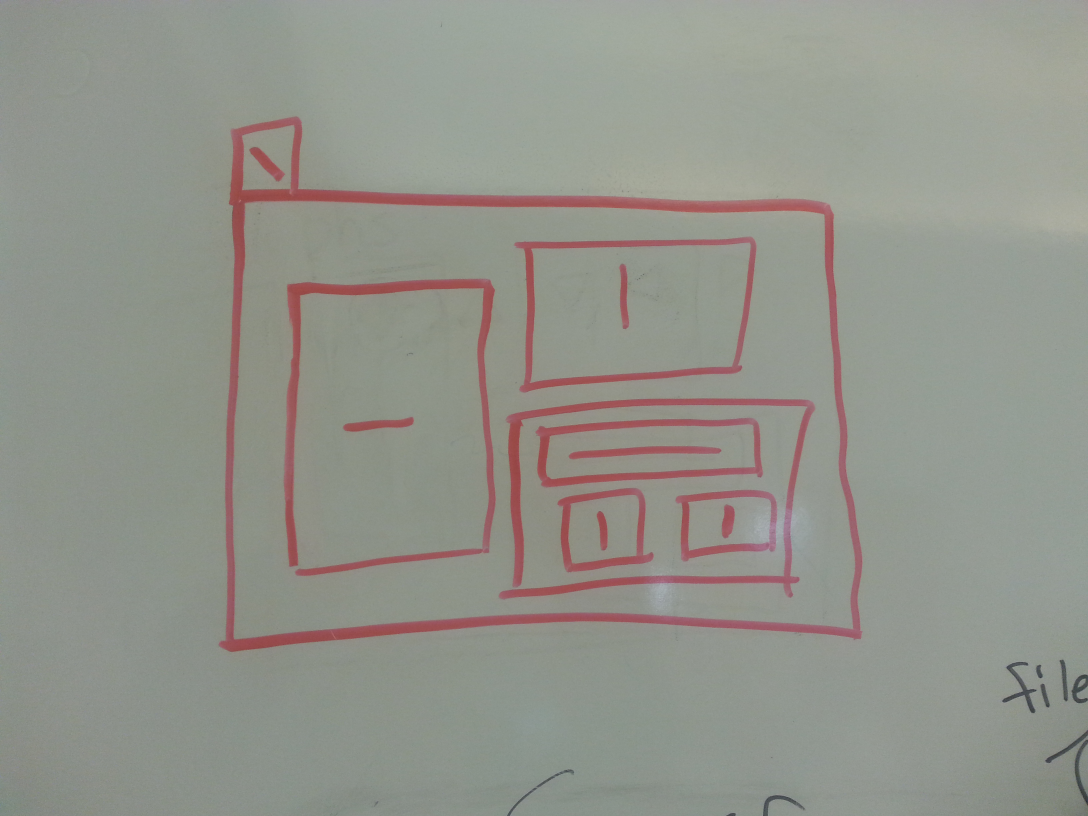
#> input picture python/whiteboard.jpg, 3264 x 2448 px, found by its file name (shown at 1/3 size)
$ python jsonparsersimple.py whiteboard.jpg   (Python 2 division)
#> lines starting #> are read from the running program, lines starting #| are printed output that depends on the picture; after the words box and inside, x2 and y2 are one past the last pixel; in counts of white or black regions, pixels touching at a corner belong together
### python/whiteboard.py
import cv2
import numpy as np
import json

winName = 'threshold'

gaussianSize = 2

redSThresh = 55
redLowThresh = 151
redHighThresh = 8
yelLowThresh  = 15
yelHighThresh = 30
bluLowThresh  = 105
bluHighThresh = 120
grnLowThresh  = 75
grnHighThresh = 95

openSteps = 2
closeSteps = 5

harrisSize = 10
cornerK = 17

clusterSize = 9

polyApproxK = 40

pipelineLen = 0
pipelineSize = 0

# [5 lines left out: function assignVarCallback, not called in this run]

def makeTrackbar(winName,var,maxVal=255):
    cv2.createTrackbar(var, winName, globals()[var], maxVal,
                       assignVarCallback(var))

# [72 lines left out: functions initGui, isHoriz, isVert, cartesian, not called in this run]

def hsv(orig,img):
    return cv2.cvtColor(img,cv2.COLOR_BGR2HSV)

def gaussian(orig,img):
    return cv2.GaussianBlur(img, (2*gaussianSize+1,2*gaussianSize+1),
                            50)

def thresh(sThreshVar,lowHueVar,highHueVar):
    def threshold(orig,img):
        sThresh = globals()[sThreshVar]
        lowHue = globals()[lowHueVar]
        highHue = globals()[highHueVar]
        channels = cv2.split(img)
        sat = channels[1]
        sat = cv2.threshold(sat,sThresh,255,
                            cv2.THRESH_BINARY)[1]
        hue = channels[0]
        high,low = highHue,lowHue
        resultFn = cv2.bitwise_and if high > low else cv2.bitwise_or
        hLow  = cv2.threshold(hue,high,255,
                            cv2.THRESH_BINARY_INV)[1]
        hHigh = cv2.threshold(hue,low,255,
                            cv2.THRESH_BINARY)[1]
        return cv2.bitwise_and(sat,resultFn(hLow,hHigh))
    return threshold

def holeOpen(orig,img):
    kernel = cv2.getStructuringElement(cv2.MORPH_RECT,(3,3))
    return cv2.morphologyEx(img,cv2.MORPH_OPEN,kernel,
                            iterations=openSteps)

def holeClose(orig,img):
    kernel = cv2.getStructuringElement(cv2.MORPH_RECT,(3,3))
    return cv2.morphologyEx(img,cv2.MORPH_CLOSE,kernel,
                            iterations=closeSteps)

def extractContours(orig,img):
    return (img,cv2.findContours(img,cv2.RETR_TREE,
                                 cv2.CHAIN_APPROX_SIMPLE))

def polyApprox(orig,pair):
    (img,(contours,hierarchy)) = pair
    hulls = (cv2.convexHull(c) for c in contours)
    polys = (cv2.approxPolyDP(c,polyApproxK,True) for c in hulls)
    contours = np.asarray(list(polys))
    return (img,(contours,hierarchy))

# [183 lines left out: functions buildHierarchy, printHierarchy, drawHierarchy, drawContours, not called in this run]

def pipeline(fs):
    def fn(x):
        x0 = x
        for f in fs:
            x = f(x0,x)
        return x
    return fn

# [15 lines left out: function globPipeline, not called in this run]

wholeProcess = [gaussian,hsv,
                thresh('redSThresh','redLowThresh','redHighThresh'),
                holeOpen,holeClose,extractContours,polyApprox,
                # drawContours]
                buildHierarchy]

def extractStructure(img):
    return pipeline(wholeProcess)(img)[1][2]

def parseWhiteboard(filename):
#> called with filename = '/var/www/html/files/whiteboard.jpg'
    return extractStructure(cv2.imread(filename))
#> in fn, x0 is the input picture: shape (2448, 3264, 3); mean B, G, R 139.8, 148.1, 146.8
#> the loop in fn, `for f in fs:` made 7 passes
#> pass 3, in threshold, `sat = channels[1]`:
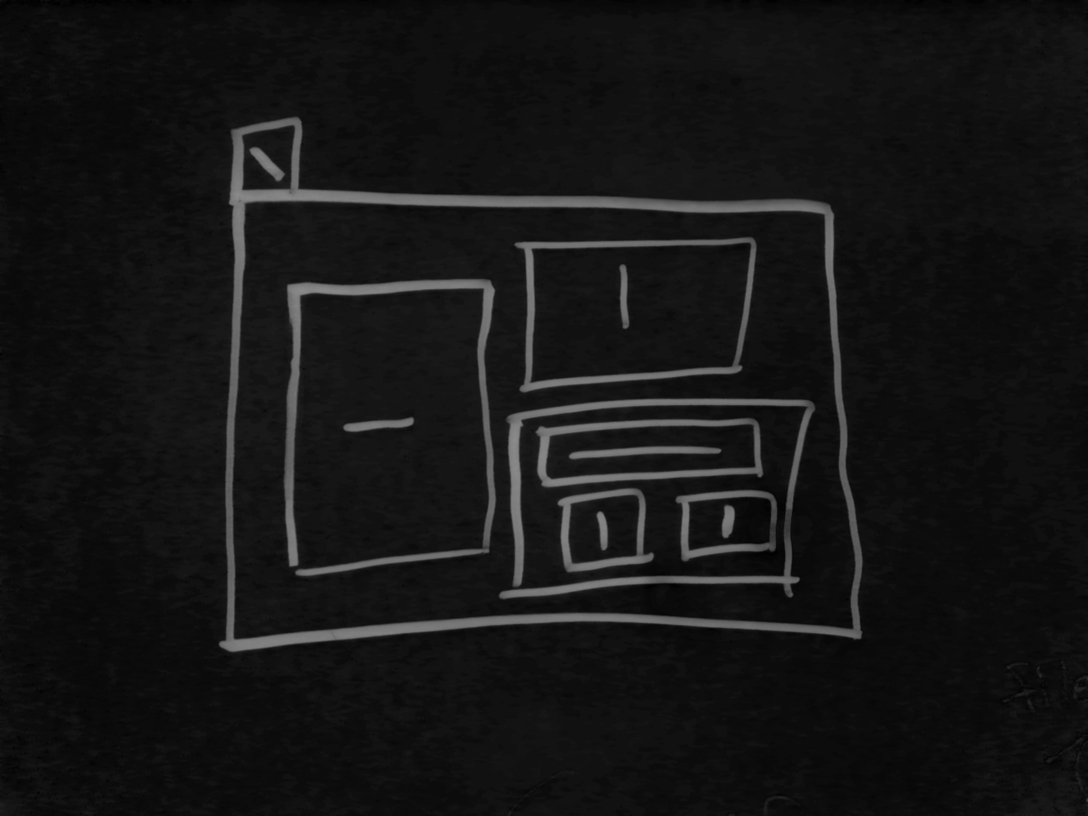
#> sat: shape (2448, 3264) (shown at 1/3 size); min 0, max 139, mean 21.3
#> pass 3, in threshold, `sat = cv2.threshold(sat,sThresh,255, cv2.THRESH_BINARY)[1]`:
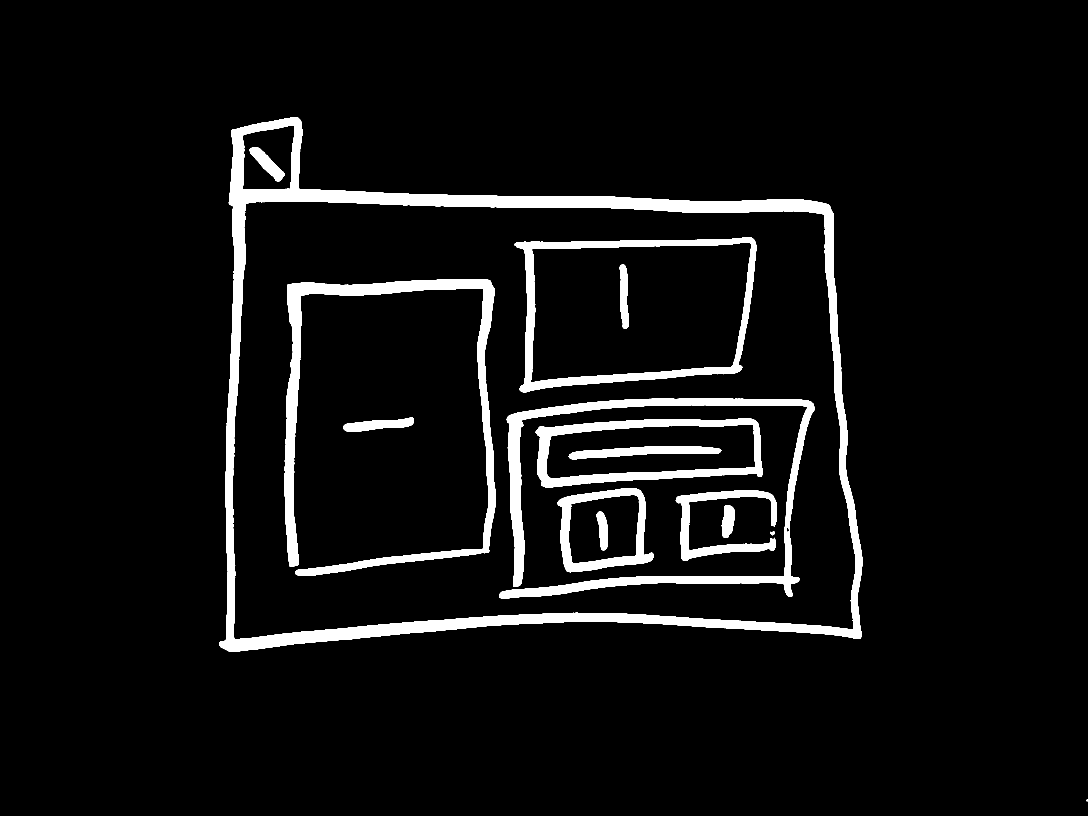
#> sat: shape (2448, 3264) (shown at 1/3 size); 6% white; 15 white regions, largest, box (x1, y1, x2, y2) and area: (657, 351, 2587, 1956) 196056, (852, 837, 1488, 1728) 72278, (1497, 1195, 2444, 1797) 65901

# [10 lines left out: function swallow, not called in this run]

# [9 lines that do not run on import are left out]

### python/jsonparsersimple.py
import json
import whiteboard
import sys
#import sendgrid
import pprint
import random
from subprocess import call
import os

folder = "/"

api_user="rohan32"
api_key="hackru"

text=["hack", "pennapps", "cloud", "service", "node.js", "html5", "continuous integration","I'd like to inteject, that thing you've been referring to as linux is actually GNU linux, or as I've taken to calling it, GNU + Linux","webscale","scalability","API","cross-platform","Rubber-Duck Debugging","dev-ops","github", "software", "programming", "is", "the", "cool", "doge", "bitcoin", "so", "very"]

def get_text_of_width(w,h):
    div_text=""
    for i in range(w*h/5000):
        div_text+=random.choice(text)+" "
    return div_text

def create_div(rect, offset=(0,0)):
    print rect
    div_string="<div style='position:fixed;top:" + str(rect["y"]) + "px;left:" + str(rect["x"]) + "px;width:"+str(rect["w"]) + "px;height:" + str(rect["h"]) + "px'>"
    if (rect['div_type']=='txt'):
        div_string+=get_text_of_width(rect['w'],rect['h'])
    elif (rect['div_type']=='img'):
        div_string+="<img alt='cats are awesome' src='http://placekitten.com/g/"+str(rect['w'])+"/"+str(rect['h'])+"' width="+str(rect['w'])+" height="+str(rect['h'])+" >"

    if (rect['glyph']!=None):
        div_string+="<a href='http://104.131.20.236" + folder + "/page_"+str(rect['glyph'])+"' alt='woah, a hyperlink'>go to page "+str(rect['glyph'])+"</a>"
    div_string += "</div>"
    if 'children' in rect:
        for child in rect['children']:
            div_string+=create_div(child)
    return div_string

def parse_header(header):
    html_header="<header>"
    if (header!=""):
        html_header+=create_div(header)
    return html_header+"</header>"

def parse_body(body):
    print body
    html_body="<body>"
    for item in body:
        html_body+=create_div(item)
    return html_body+"</body>"

def parse_footer(footer):
    html_footer="<footer>"
    if (footer!=''):
        html_footer+=create_div(footer)
    return html_footer+"</footer>"


if __name__ == "__main__":
    # call opencv program to analyze images

    # read python output of opencv
  #  pages = [
  #  			{'x': 0, 'y': 0, 'w': 1000, 'h': 900, 'div_type': '', 'glyph': 0, 'children': [
  #  				{'x': 0, 'y': 0, 'w': 1000, 'h': 40, 'div_type': 'text', 'glyph': 1, 'children': []},
  #  				{'x': 400, 'y': 200, 'w': 600, 'h': 400, 'div_type': '', 'glyph': None, 'children': [
  #      				{'x': 400, 'y': 200, 'w': 300, 'h': 400, 'div_type': 'text', 'glyph': None, 'children': []},
  #      				{'x': 700, 'y': 200, 'w': 300, 'h': 400, 'div_type': 'image', 'glyph': None, 'children': []}
  #      			]}
  #      		]},
  #      		{'x': 0, 'y': 0, 'w': 1000, 'h': 900, 'div_type': '', 'glyph': 1, 'children': [
  #      				{'x': 0, 'y': 0, 'w': 1000, 'h': 100, 'div_type': 'text', 'glyph': 0, 'children': []}
  #      		]}]
#> (the run stopped early here; a loop or call above may not have finished)

$ run again, with python/whiteboard3.jpg copied over python/whiteboard.jpg
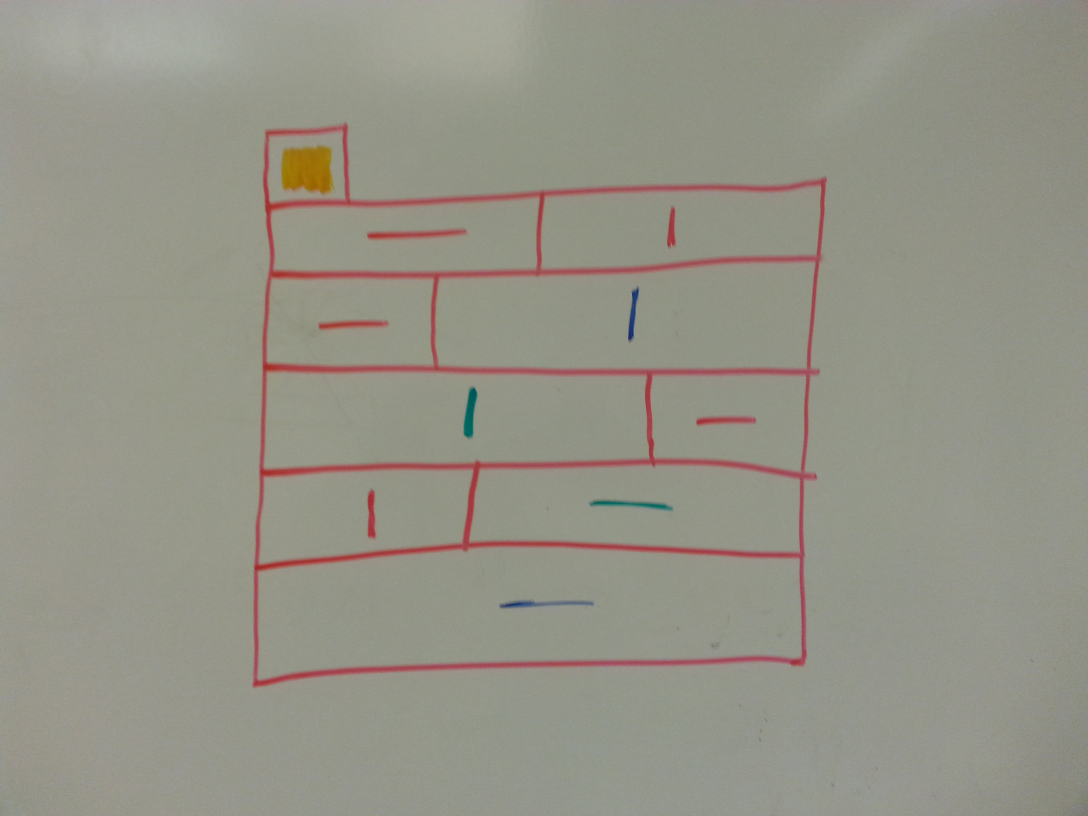
#> input picture python/whiteboard3.jpg, 3264 x 2448 px, found by its file name (shown at 1/3 size)
#> in fn, x0 is the input picture: shape (2448, 3264, 3); mean B, G, R 135.4, 147.5, 149
#> the loop in fn, `for f in fs:` made 7 passes
#> pass 3, in threshold, `sat = channels[1]`:
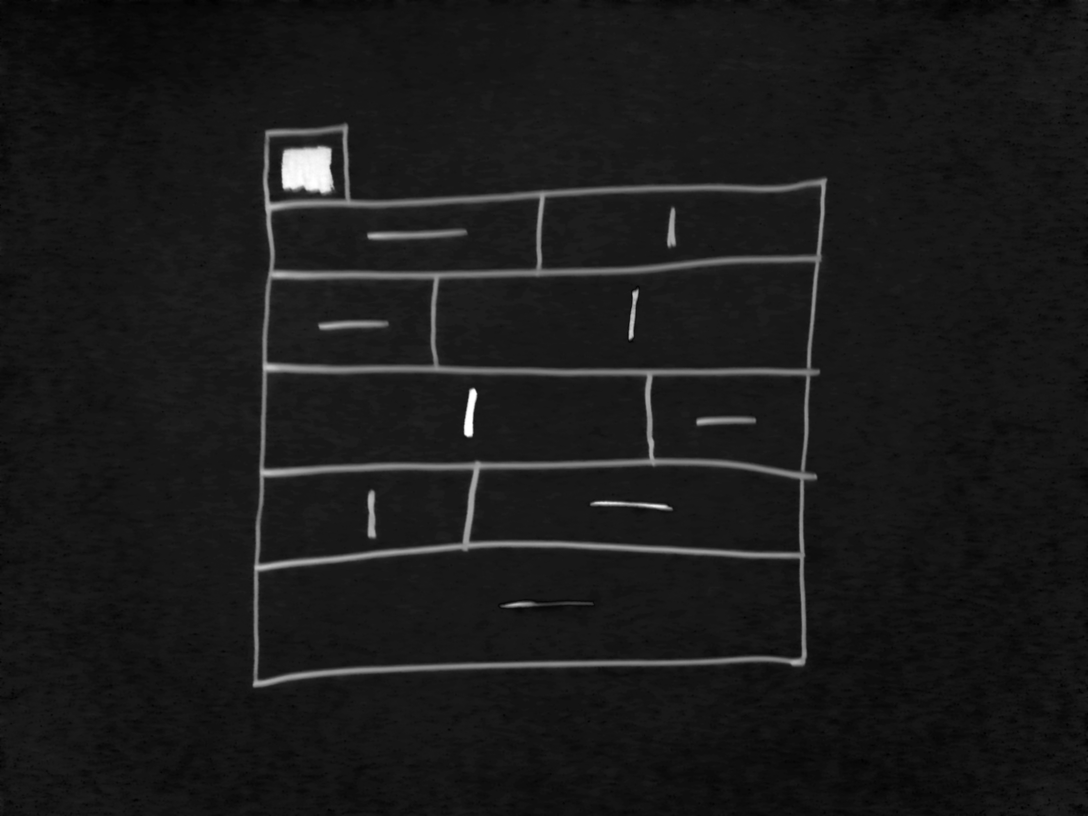
#> sat: shape (2448, 3264) (shown at 1/3 size); min 0, max 255, mean 26.3
#> pass 3, in threshold, `sat = cv2.threshold(sat,sThresh,255, cv2.THRESH_BINARY)[1]`:
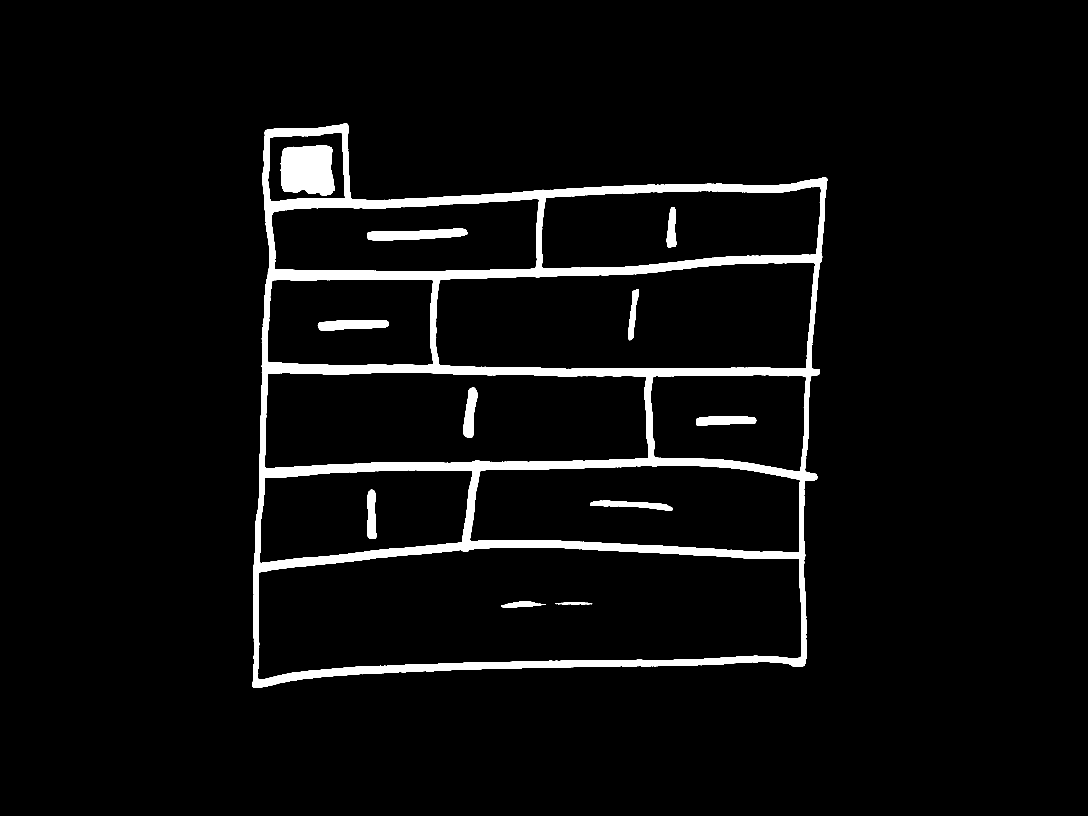
#> sat: shape (2448, 3264) (shown at 1/3 size); 4.5% white; 12 white regions, largest, box (x1, y1, x2, y2) and area: (757, 369, 2482, 2064) 306660, (842, 435, 1005, 588) 21180, (1101, 686, 1402, 722) 7508
